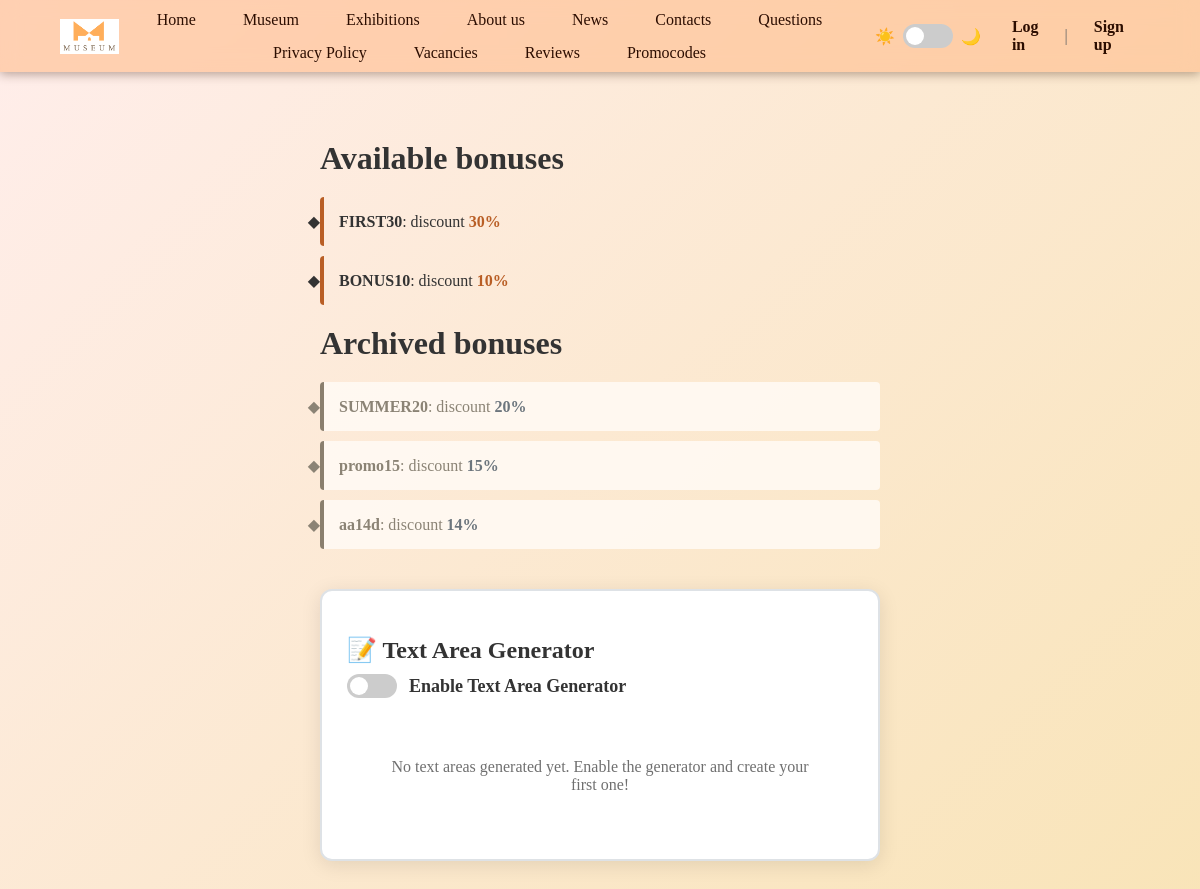
The page /discounts/ on the database its author committed.
### museum/models.py (models this page shows, shortened)
class Bonus(models.Model):
    name = models.CharField(max_length=255, null=True)
    code = models.CharField(max_length=255)
    discount_percentage = models.IntegerField()
    class Meta:
        verbose_name = 'Bonus'
        verbose_name_plural = 'Bonuses'

class PromoCode(models.Model):
    name = models.CharField(max_length=255, null=True)
    code = models.CharField(max_length=255)
    discount_percentage = models.IntegerField(default=None)

### museum/views.py (the view)
# urls.py: re_path(r'^discounts/$', views.discounts_page, name='discounts'),
def discounts_page(request):
    logger.info('Discounts view was accessed')
    promo_codes = mod.PromoCode.objects.all()
    bonuses = mod.Bonus.objects.all()
    context = {"promo_codes": promo_codes, "bonuses": bonuses}
    return render(request, "discounts.html", context)

### templates/discounts.html (shortened to what this page needs)
{% extends 'layout.html' %}
{% block content %}
<div class="discounts-container">
    <h1>Available bonuses</h1>
    <ul class="promo-list">
        {% for bonus in bonuses %}
            <li class="promo-item">
                <span class="promo-code">{{ bonus.code }}</span>:
                discount <span class="promo-discount">{{ bonus.discount_percentage }}%</span>
            </li>
        {% endfor %}
    </ul>
    <h1>Archived bonuses</h1>
    <ul class="promo-list">
        {% for promo_code in promo_codes %}
            <li class="promo-item archived">
                <span class="promo-code">{{ promo_code.code }}</span>:
                discount <span class="promo-discount">{{ promo_code.discount_percentage }}%</span>
            </li>
        {% endfor %}
    </ul>
    <div class="textareas-generator">
        <h2>📝 Text Area Generator</h2>
        <div class="generator-toggle">
            <label class="toggle-label">
                <span class="toggle-slider"></span>
                Enable Text Area Generator
            </label>
        </div>
        <div id="textareas-container" class="textareas-container">
        </div>
    </div>
</div>
{% endblock %}

### static/css/style.css (style rules this page uses)
.textareas-generator { margin-top: 40px; padding: 25px; background: var(--card-bg); border-radius: 12px; border: 2px solid var(--border-color); box-shadow: 0 4px 20px rgba(0,0,0,0.1); }
.generator-toggle { margin-bottom: 20px; }
.toggle-label { display: flex; align-items: center; gap: 12px; font-weight: 600; color: var(--text-color); cursor: pointer; font-size: 18px; }
.toggle-slider { position: relative; display: inline-block; width: 50px; height: 24px; background: #ccc; border-radius: 24px; transition: .4s; }
.toggle-slider:before { position: absolute; content: ""; height: 18px; width: 18px; left: 3px; bottom: 3px; background: white; transition: .4s; border-radius: 50%; }
.textareas-container { display: flex; flex-direction: column; gap: 20px; margin-top: 20px; }
:root { --bg-color: #ffffff; --text-color: #333333; --header-bg: rgba(255, 188, 140, 0.598); --card-bg: #ffffff; --border-color: #dee2e6; --primary-color: #007bff; --hover-color: #0056b3; --nav-bg: #343a40; --nav-text: #2c0d00; --nav-hover: #f9ba73b1; --main-bg: linear-gradient(135deg, #ffebe8dd 0%, #f7dda5c9 100%); }
body { background: var(--main-bg); color: var(--text-color); transition: background-color 0.3s ease, color 0.3s ease; }
* { box-sizing: border-box; margin: 0; padding: 0; }
html, body { height: 100%; }
body { font-family: Georgia, serif; overflow: auto; }
.discounts-container { max-width: 600px; margin: 0 auto; padding: 20px; }
.promo-list { list-style-type: "◆"; padding: 0; margin: 20px 0; }
.promo-item { border-left: 4px solid #b95e25; padding: 15px; margin-bottom: 10px; border-radius: 4px; }
.promo-item.archived { border-left-color: #8a7f6e; background: hsla(38, 100%, 98%, 0.863); color: #8b8375; }
.promo-code { font-weight: bold; font-size: 16; }
.promo-discount { color: #b95e25; font-weight: bold; }
.archived .promo-discount { color: #6c757d; }
html, body { margin: 0; padding: 0; min-height: 100vh; background-attachment: fixed; background-size: cover; }
h1, h2, h3, h4, h5 { margin: 20px 0 10px 0; font-weight: bold; }

### rows shown on the page
Bonus: code "FIRST30", discount_percentage "30"
Bonus: code "BONUS10", discount_percentage "10"
PromoCode: code "SUMMER20", discount_percentage "20"
PromoCode: code "promo15", discount_percentage "15"
PromoCode: code "aa14d", discount_percentage "14"
